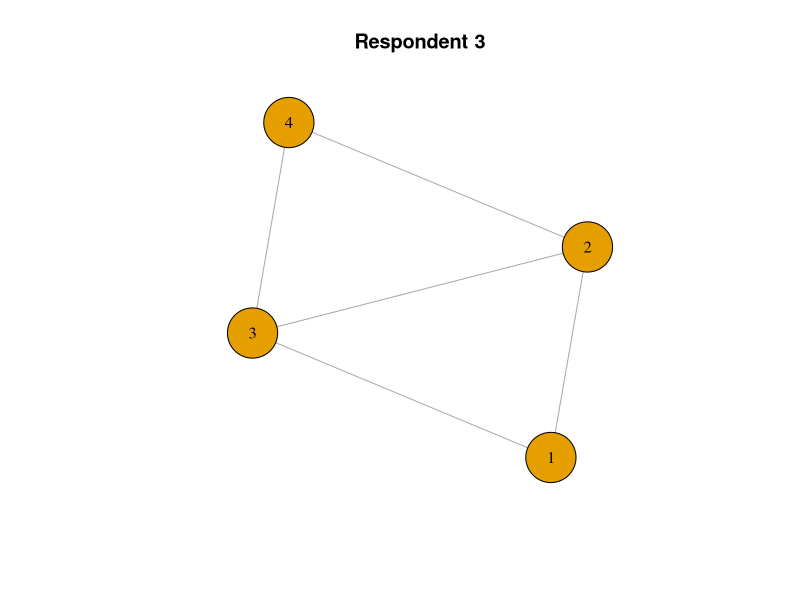
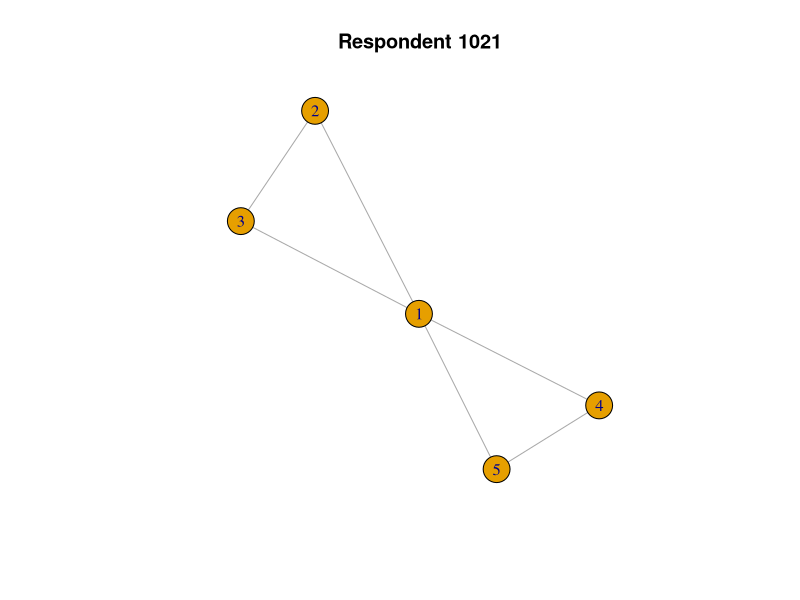

Generate these figures, in order, with R:
#!/usr/bin/env Rscript

######################################################################
# @author      : Linus Fernandes (linusfernandes at gmail dot com)
# @file        : egonetworks
# @created     : Wednesday Oct 25, 2023 14:15:42 IST
#
# @description :
######################################################################
library(igraph)
gss <- read.csv("gss_local_nets.csv", stringsAsFactors = TRUE)
print(head(gss))

ties <- gss[,grepl("close", colnames(gss))]
print(head(ties))

debug_ego_nets <- function() {
  mat = matrix(nrow = 5, ncol = 5)
  print(mat)
  print(ties[3,])
  mat[lower.tri(mat)] <- as.numeric(ties[3,])
  print(mat)
  print(t(mat))
  print(upper.tri(mat))
  print(t(mat)[upper.tri(mat)])
  mat[upper.tri(mat)] = t(mat)[upper.tri(mat)]
  print(mat)
  na_vals <- is.na(mat)
  print(na_vals)
  print(rowSums(na_vals))
  print(nrow(mat))
  non_missing_rows <- rowSums(na_vals) < nrow(mat)
  print(non_missing_rows)
  mat <- mat[non_missing_rows,non_missing_rows]
  print(mat)
  diag(mat) <- 0
  print(mat)
  ego_net <- graph.adjacency(mat, mode = "undirected", weighted = T)
  plot(ego_net, vertex.size = 30, vertex.label.color = "black", vertex.label.cex = 1, main="Respondent 3")
}

make_ego_nets <- function(tie){
  # make the matrix
  mat = matrix(nrow = 5, ncol = 5)
  # assign the tie values to the lower triangle
  mat[lower.tri(mat)] <- as.numeric(tie)
  # symmetrize
  mat[upper.tri(mat)] = t(mat)[upper.tri(mat)]
  # identify missing values
  na_vals <- is.na(mat)
  # identify rows where all values are missing
  non_missing_rows <- rowSums(na_vals) < nrow(mat)

  # if any rows
  if(sum(!non_missing_rows) > 0){
    mat <- mat[non_missing_rows,non_missing_rows]
  }
  diag(mat) <- 0
  ego_net <- graph.adjacency(mat, mode = "undirected", weighted = T)
  return(ego_net)
}

debug_ego_nets()

ego_nets <- lapply(1:nrow(ties),
                    FUN=function(x) make_ego_nets(ties[x,]))

head(ego_nets)

random_ego_net <- ego_nets[[1021]]
print(random_ego_net)
plot(random_ego_net, main="Respondent 1021")
